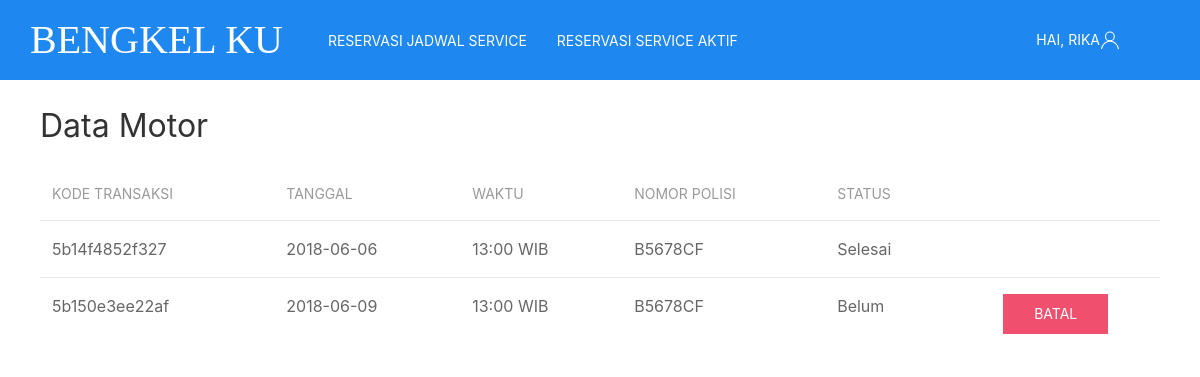
The app's page /reservasi_aktif.php (signed in) with its own data.
### tables this page shows
CREATE TABLE `transaksi` (
  `kode_transaksi` varchar(15) NOT NULL,
  `tanggal` date NOT NULL,
  `kode_jadwal` varchar(7) NOT NULL,
  `username` varchar(15) NOT NULL,
  `no_polisi` varchar(10) NOT NULL,
  `status` enum('Belum','Proses','Selesai','Batal') NOT NULL
);

CREATE TABLE `jadwal` (
  `kode_jadwal` varchar(7) NOT NULL,
  `waktu` varchar(9) NOT NULL
);

### reservasi_aktif.php (the view, shortened to what this page needs)
<!DOCTYPE html>
<html>
<head>
	<link rel="stylesheet" type="text/css" href="css/bengkel.css">
</head>
<body>
<nav class="uk-navbar-container" style="background-color:rgb(30,135,240);" uk-navbar>
    <div class="uk-navbar-left">
        <ul class="uk-navbar-nav">
            <li class="uk-active"><a href="index.php" style="color:white; padding:30px; font-size: 40px;font-family:rockwell;">Bengkel Ku</a></li></li>
            <?php
                if(empty($_SESSION["username"])){
                    echo "<li><a href='jadwal_service.php' style='color:white'>Lihat Jadwal Service</a></li>";
                }elseif(isset($_SESSION["username"])){
                    echo "<li><a href='pesan_jadwal_service.php' style='color:white'>Reservasi Jadwal Service</a></li>";
                    echo "<li><a href='reservasi_aktif.php' style='color:white;'>Reservasi Service Aktif</a></li>";
                }
            ?>
        </ul>
    </div>
    <div class="uk-navbar-right">
        <ul class="uk-navbar-nav">
            <li>
                <?php
                    if(empty($_SESSION["username"])){
                        echo "<a href='#'' class='uk-icon-link uk-margin-small-left' uk-icon='user' style='color:white; padding-right:80px;'>Akun</a>";
                    }elseif(isset($_SESSION["username"])){
                        $akun = $_SESSION["username"];
                        echo "<a href='#' class='uk-icon-link uk-margin-small-left' uk-icon='user' style='color:white; padding-right:80px;'>Hai, $akun</a>";
                    }
                ?>
            </li>
        </ul>
    </div>
</nav>
<div class="uk-container" style="padding-top:25px;">
    <h2>Data Motor</h2>
        <div class="uk-container">
            <table class="uk-table uk-table-hover uk-table-divider">
            <thead>
                <tr>
                    <th>Kode Transaksi</th>
                    <th>Tanggal</th>
                    <th>Waktu</th>
                    <th>Nomor Polisi</th>
                    <th>Status</th>
                    <th> </th>
                </tr>
            </thead>
            <tbody>
                <?php
                    include 'action/koneksi.php';
                    $username=$_SESSION['username'];
                    $data=mysqli_query($koneksi,"SELECT * FROM transaksi inner join jadwal on transaksi.kode_jadwal=jadwal.kode_jadwal where transaksi.username='$username' and transaksi.status!='Batal'" ) or die(mysqli_error($koneksi));
                    foreach($data as $baris){ ?>
                        <tr>
                            <td><?php echo $baris['kode_transaksi']?></td>
                            <td><?php echo $baris['tanggal']?></td>
                            <td><?php echo $baris['waktu']?></td>
                            <td><?php echo $baris['no_polisi']?></td>
                            <td><?php echo $baris['status']?></td>
                            <td><center>
                                <input type="button" class="uk-button uk-button-danger" onclick="location.href='action/act_batal_transaksi.php?kode_transaksi=<?php echo $baris['kode_transaksi']?>'" <?php if($baris['status']!="Belum"){echo "hidden";} ?> value="Batal"></center>
                            </td>
                        </tr>
                    <?php   }
                ?>
            </tbody>
        </table>
        </div>
</div>
<br>
</body>
</html>

### records on screen
transaksi: kode_transaksi "5b14f4852f327", tanggal "2018-06-06", kode_jadwal.waktu "13:00 WIB", no_polisi "B5678CF", status "Selesai"
transaksi: kode_transaksi "5b150e3ee22af", tanggal "2018-06-09", kode_jadwal.waktu "13:00 WIB", no_polisi "B5678CF", status "Belum", status "Batal"

### other values on screen
$akun "RIKA"
